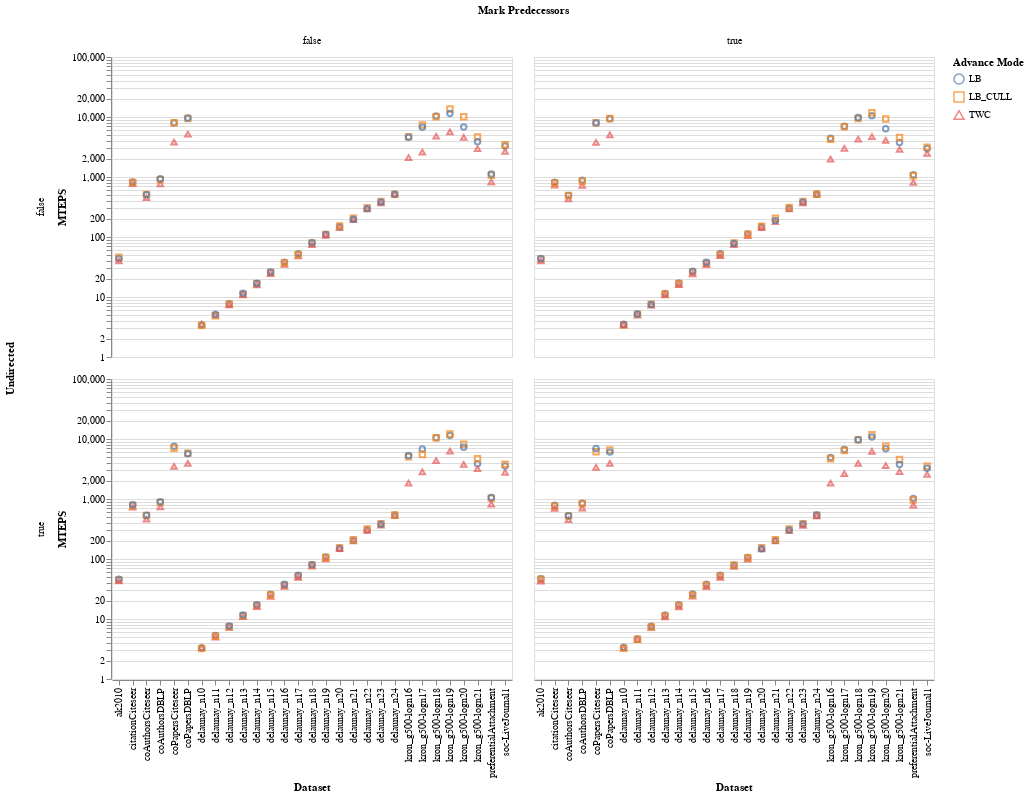

The notebook cell saved with this chart:
### Markdown cell above
Within Jupyter, we can look at the plot directly. In the python code, we call `save` to write the image (and table) output to files.

### Code cell
chart['full']

### Figure 1 — Vega-Lite specification as saved in the notebook (floating-point values rounded to 4 significant figures; data arrays with more than 128 entries replaced by an {"elided": "..."} marker saying what was removed)
{"$schema": "https://vega.github.io/schema/vega-lite/v3.4.0.json", "config": {"mark": {"tooltip": null}, "view": {"height": 300, "width": 400}}, "data": {"name": "data-256a467f6d308f74ae7b1bddc2e7d3ff"}, "datasets": {"data-256a467f6d308f74ae7b1bddc2e7d3ff": {"elided": "348 records"}}, "encoding": {"color": {"field": "advance-mode", "legend": {"title": "Advance Mode"}, "type": "nominal"}, "column": {"field": "mark-pred", "header": {"title": "Mark Predecessors"}, "type": "ordinal"}, "row": {"field": "undirected", "header": {"title": "Undirected"}, "type": "ordinal"}, "shape": {"field": "advance-mode", "legend": {"title": "Advance Mode"}, "type": "nominal"}, "tooltip": [{"field": "avg-mteps", "type": "quantitative"}, {"field": "avg-process-time", "type": "quantitative"}], "x": {"axis": {"title": "Dataset"}, "field": "dataset", "type": "nominal"}, "y": {"axis": {"title": "MTEPS"}, "field": "avg-mteps", "scale": {"type": "log"}, "type": "quantitative"}}, "mark": "point", "selection": {"selector001": {"bind": "scales", "encodings": ["x", "y"], "type": "interval"}}}
